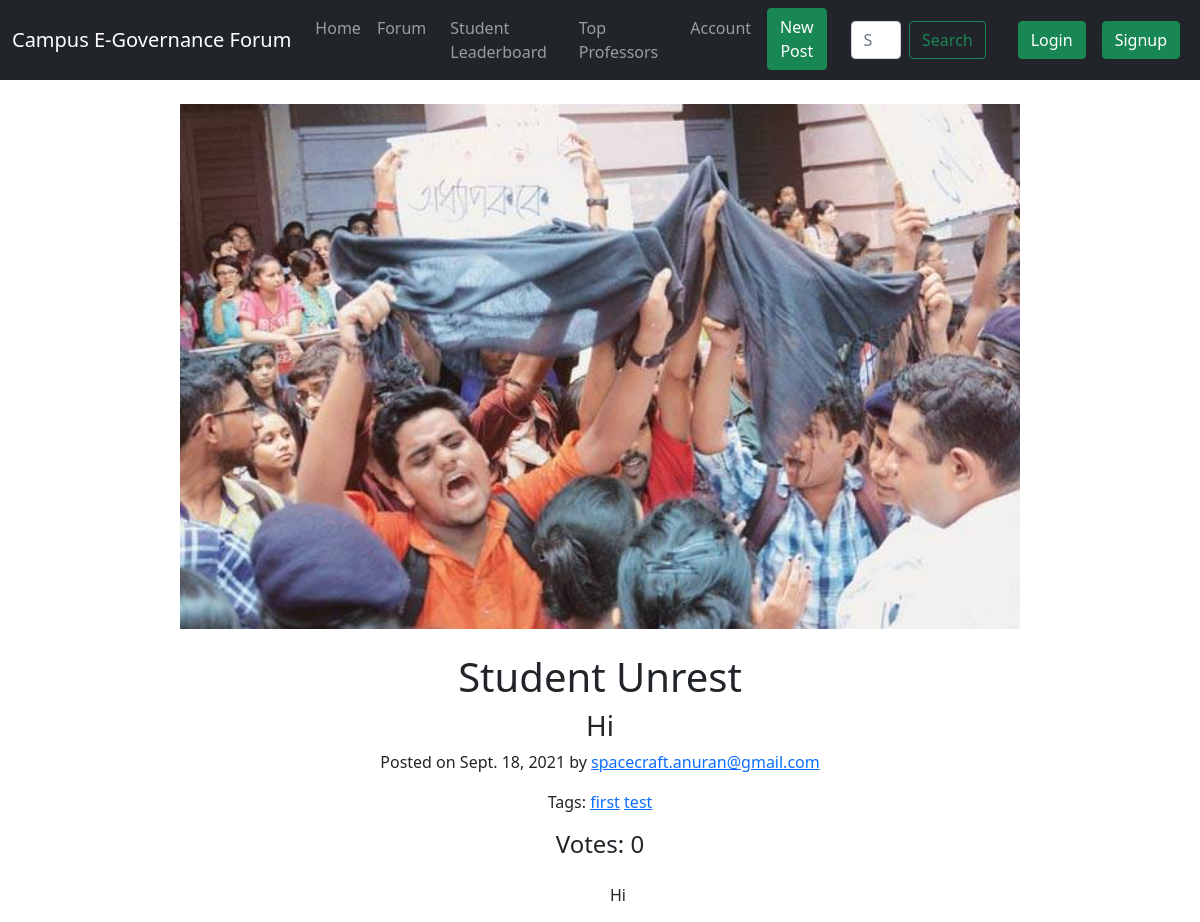
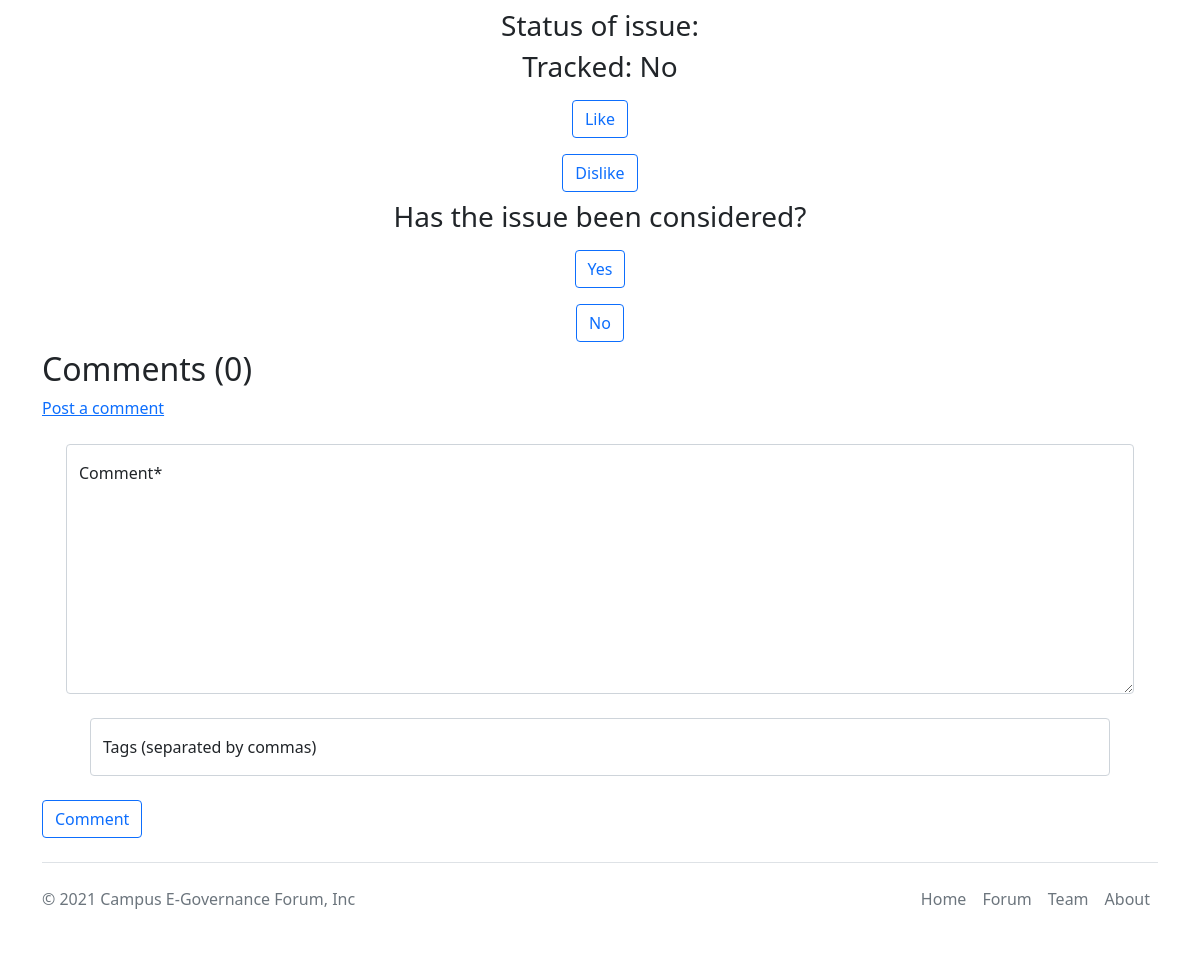
Screenshot of /forum/post/student-unrest-spacecraftanurangmailcom with the database file from the repository (2 pictures, top to bottom).
### forum/models.py (models this page shows, shortened)
class Issue(models.Model):
    sno = models.AutoField(primary_key=True)
    user = models.ForeignKey(User, on_delete=models.CASCADE)
    subject = models.CharField(max_length=100, default="(Not available)")
    summary = models.TextField(max_length=200, default="(Not available)")
    description = models.TextField(max_length=750, default="(Not available)")
    image = models.ImageField(upload_to='forum/images/', blank=True)
    tracked = models.BooleanField(choices=((True, 'Yes'), (False, 'No')), default=False)
    status = models.TextField(max_length=300, default="")
    date = models.DateField(auto_now_add=True)
    author = models.CharField(max_length=50, default="Anonymous")
    slug = models.SlugField(unique=True, max_length=100)
    votes = models.IntegerField(default=0)
    tvotes = models.IntegerField(default=0)
    tags = models.JSONField(default=dict)
    class Meta:
        ordering = ['tvotes', '-votes', '-date']

### forum/views.py (the view)
# urls.py: path('post/<str:slug>', views.blogPost, name="PostView"),
def blogPost(request, slug):
    issue = Issue.objects.filter(slug=slug)
    comments = Comment.objects.filter(issue=issue.first())
    if list(issue) == []:
        return HttpResponse("<h1>404 - Post not available!</h1>")
    else:
        params = dict(issue.values()[0])
        print(f"\n\n\n{params}\n\n\n")
        params["comments"] = comments
        return render(request, 'forum/issue.html', params)

### forum/templates/forum/issue.html (shortened to what this page needs)
{% extends 'forum/base.html' %}
{% load static %}
{% block body %}
<center>
<img src="/media/{{ image }}" style="width: 70%;" class="my-4 mx-4">
<h1>{{ subject }}</h1>
<h3>{{ summary }}</h3>
<p>Posted on {{ date }} by <a href="/forum/user/{{author}}" style="cursor: pointer">{{ author }}</a></p>
<p>Tags:
    {% for i in tags %}
        <a href="/forum/tag/{{i}}">{{i}}</a>
    {% endfor %}
</p>
<h4>Votes: {{votes}}</h4>
<article class="my-4 mx-4">
    <div class="container my-4 mx-4">
        {{ description }}
    </div>
</article>
<h3>Status of issue: {{ status }}</h3>
<h3>Tracked: {{ tracked|yesno:"Yes,No" }}</h3>
<div class="row">
    <form method="POST" action="/forum/voteup/" class="my-2">
        <input type="submit" value="Like" class="btn btn-outline-primary">
    </form>
    <form method="POST" action="/forum/votedown/" class="my-2">
        <input type="submit" value="Dislike" class="btn btn-outline-primary">
    </form>
</div>
<h3>Has the issue been considered?</h3>
<div class="row">
    <form method="POST" action="/forum/tvoteup/" class="my-2">
        <input type="submit" value="Yes" class="btn btn-outline-primary">
    </form>
    <form method="POST" action="/forum/tvotedown/" class="my-2">
        <input type="submit" value="No" class="btn btn-outline-primary">
    </form>
</div>
</center>
<div class="container">
    <div class="row">
        <h2>Comments ({{comments|length}})</h2>
        <a href="#commentArea">Post a comment</a>
    </div>
    <form method="POST" action="/forum/postcomment/" enctype="multipart/form-data">
        <div class="form-floating my-4 mx-4">
            <textarea class="form-control" style="height: 250px;" placeholder="Describe your issue" id="commentArea" style="height: 100px" name="comment" required></textarea>
            <label for="floatingTextarea2">Comment*</label>
        </div>
        <div class="mb-3 my-4 mx-4">
            <div class="form-floating mb-4 my-4 mx-4">
                <input type="text" class="form-control" id="tags" placeholder="Enter the tags" name="tags">
                <label for="subject" class="form-label">Tags (separated by commas)</label>
            </div>
        </div>
        <input type="submit" value="Comment" class="btn btn-outline-primary">
    </form>
</div>
{% endblock %}

### rows the page displays
Issue: image (picture), subject "Student Unrest", summary "Hi", date "Sept. 18, 2021", author "spacecraft.anuran@gmail.com", description "Hi"

### other values shown
{{ i }} "first" "test"
{{ votes }} "0"
{{ tracked|yesno:"Yes,No" }} "No"
{{ comments|length }} "0"
